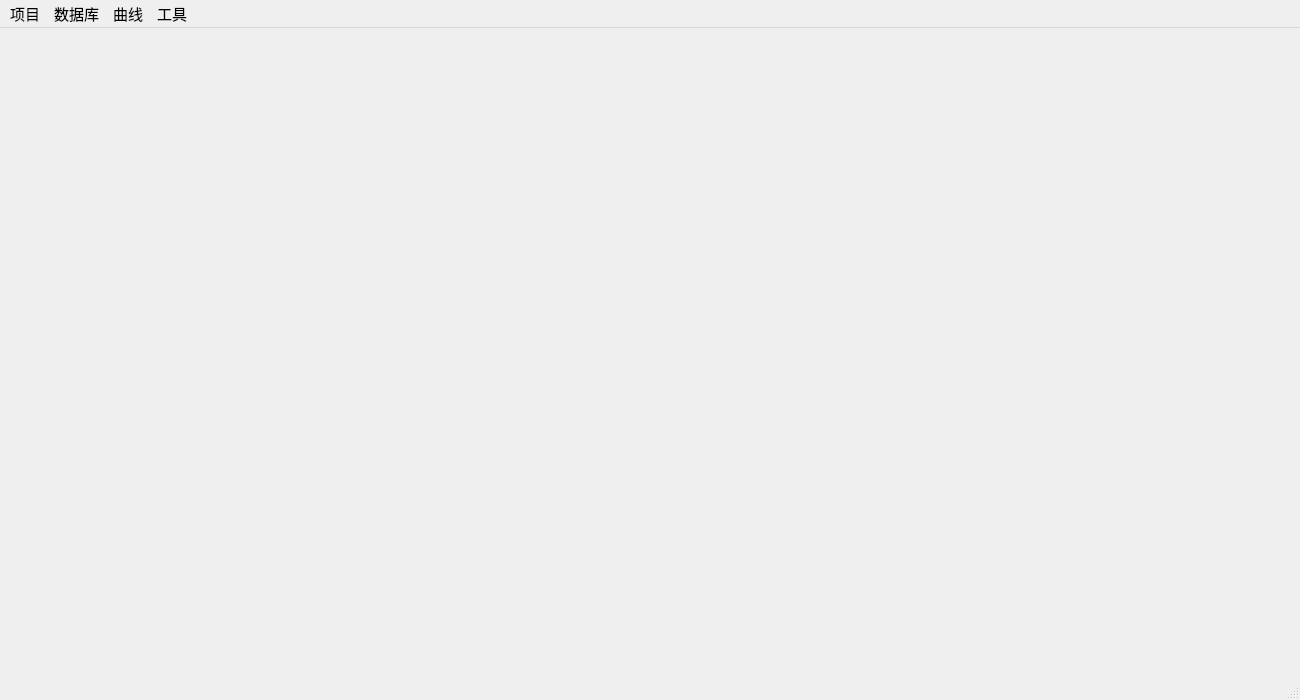
<?xml version="1.0" encoding="UTF-8"?>
<ui version="4.0">
 <class>MainWindow</class>
 <widget class="QMainWindow" name="MainWindow">
  <property name="geometry">
   <rect>
    <x>0</x>
    <y>0</y>
    <width>1300</width>
    <height>700</height>
   </rect>
  </property>
  <property name="font">
   <font>
    <pointsize>11</pointsize>
    <italic>false</italic>
    <bold>false</bold>
   </font>
  </property>
  <property name="windowTitle">
   <string>PSO分析系统</string>
  </property>
  <property name="styleSheet">
   <string notr="true">font: 290 11pt &quot;Microsoft YaHei&quot;;</string>
  </property>
  <widget class="QWidget" name="centralwidget">
   <layout class="QGridLayout" name="gridLayout">
    <item row="0" column="0">
     <widget class="QStackedWidget" name="stackedWidget">
      <widget class="QWidget" name="page"/>
      <widget class="QWidget" name="page_2"/>
     </widget>
    </item>
   </layout>
  </widget>
  <widget class="QMenuBar" name="menubar">
   <property name="geometry">
    <rect>
     <x>0</x>
     <y>0</y>
     <width>1300</width>
     <height>26</height>
    </rect>
   </property>
   <widget class="QMenu" name="menuFile">
    <property name="title">
     <string>项目</string>
    </property>
    <addaction name="openProject"/>
    <addaction name="newProject"/>
    <addaction name="viewProject"/>
   </widget>
   <widget class="QMenu" name="menu">
    <property name="title">
     <string>曲线</string>
    </property>
    <addaction name="histCurve"/>
    <addaction name="performCurve"/>
   </widget>
   <widget class="QMenu" name="menu_2">
    <property name="title">
     <string>工具</string>
    </property>
    <addaction name="singlePumpCalculator"/>
    <addaction name="pumpGroupCalculator"/>
   </widget>
   <widget class="QMenu" name="menu_3">
    <property name="title">
     <string>数据库</string>
    </property>
    <addaction name="pumpDataManage"/>
   </widget>
   <addaction name="menuFile"/>
   <addaction name="menu_3"/>
   <addaction name="menu"/>
   <addaction name="menu_2"/>
  </widget>
  <widget class="QStatusBar" name="statusbar"/>
  <action name="pumpDataManage">
   <property name="text">
    <string>管理水泵数据库</string>
   </property>
   <property name="toolTip">
    <string>管理水泵性能数据</string>
   </property>
   <property name="menuRole">
    <enum>QAction::AboutQtRole</enum>
   </property>
  </action>
  <action name="openProject">
   <property name="text">
    <string>打开项目</string>
   </property>
   <property name="toolTip">
    <string>打开项目</string>
   </property>
  </action>
  <action name="newProject">
   <property name="text">
    <string>新建项目</string>
   </property>
   <property name="toolTip">
    <string>新建项目</string>
   </property>
  </action>
  <action name="histCurve">
   <property name="text">
    <string>历史记录曲线</string>
   </property>
   <property name="toolTip">
    <string>历史记录曲线</string>
   </property>
  </action>
  <action name="singlePumpCalculator">
   <property name="text">
    <string>单泵计算工具</string>
   </property>
   <property name="toolTip">
    <string>单泵计算工具</string>
   </property>
  </action>
  <action name="performCurve">
   <property name="text">
    <string>水泵性能曲线</string>
   </property>
  </action>
  <action name="pumpGroupCalculator">
   <property name="text">
    <string>泵组计算工具</string>
   </property>
   <property name="toolTip">
    <string>泵组计算工具</string>
   </property>
  </action>
  <action name="viewProject">
   <property name="text">
    <string>查看项目</string>
   </property>
   <property name="toolTip">
    <string>查看项目</string>
   </property>
  </action>
 </widget>
 <resources/>
 <connections/>
</ui>
